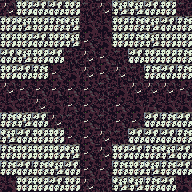

Tiled map render using the project's own tile images. Description and the whole map definition, tile-layer contents included, below:
An orthogonal 12x12 tile map with 16x16 px tiles, 1 tile layer (tile) and 8 objects.

<map version="1.0" tiledversion="1.1.2" orientation="orthogonal" renderorder="right-down" width="12" height="12" tilewidth="16" tileheight="16" infinite="0" nextobjectid="63">
 <tileset firstgid="1" source="tileset.tsx" />
 <layer name="tile" width="12" height="12">
  <data encoding="csv">
38,34,36,36,34,41,38,37,37,36,34,41,
34,37,34,35,37,40,40,34,35,37,36,35,
34,34,36,34,37,39,40,34,35,37,34,34,
36,37,34,36,41,38,39,41,36,34,34,35,
34,36,35,39,40,38,39,38,41,35,36,35,
38,39,39,39,39,39,41,40,38,38,38,39,
40,41,38,40,39,39,41,39,40,7,8,8,
35,37,36,38,41,39,41,39,39,36,35,36,
37,36,34,34,39,39,38,41,36,36,36,35,
35,34,34,34,37,39,38,34,36,35,37,36,
35,36,35,37,36,39,39,35,34,37,35,36,
40,34,34,36,34,38,41,37,37,35,36,40
</data>
 </layer>
 <objectgroup name="creature">
  <object id="55" gid="245" x="48" y="80" width="16" height="16">
   <properties>
    <property name="probability" value="5" />
   </properties>
  </object>
  <object id="56" gid="245" x="128" y="80" width="16" height="16">
   <properties>
    <property name="probability" value="5" />
   </properties>
  </object>
  <object id="57" gid="245" x="80" y="128" width="16" height="16">
   <properties>
    <property name="probability" value="5" />
   </properties>
  </object>
  <object id="58" gid="245" x="112" y="96" width="16" height="16">
   <properties>
    <property name="probability" value="5" />
   </properties>
  </object>
  <object id="59" gid="247" x="96" y="64" width="16" height="16">
   <properties>
    <property name="probability" value="5" />
   </properties>
  </object>
  <object id="60" gid="247" x="16" y="112" width="16" height="16">
   <properties>
    <property name="probability" value="5" />
   </properties>
  </object>
  <object id="61" gid="247" x="128" y="128" width="16" height="16">
   <properties>
    <property name="probability" value="5" />
   </properties>
  </object>
  <object id="62" gid="244" x="80" y="96" width="16" height="16">
   <properties>
    <property name="probability" value="50" />
   </properties>
  </object>
 </objectgroup>
 <objectgroup name="furniture" />
 <objectgroup name="description" />
</map>
